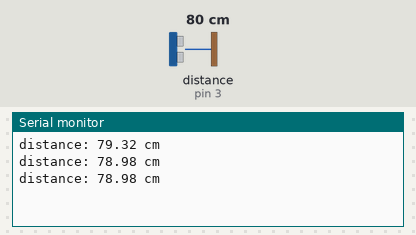
Bench run of a sketch on a simulated Arduino Uno, built with avr-gcc and run on an emulated ATmega328P. On the bench: the last lines printed to the serial monitor. Wiring (inferred from the names in the program): ultrasonic range finder: trigger pin 2; echo pin 3. The inputs (shaded band) are chosen by the test bench; at power-on: distance to the obstacle (sensor on pin 3) 80 cm. The echo pulse lasts 58.3 µs per cm.

Above: at 1.3 s.
1.4 s: distance to the obstacle (sensor on pin 3) set to 2 cm
At 1.9 s:
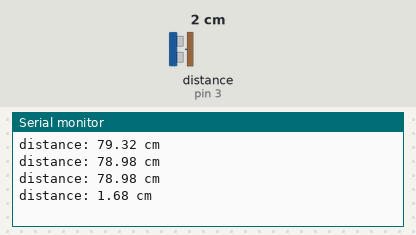
2.9 s: distance to the obstacle (sensor on pin 3) set to 4 cm
At 3.4 s:
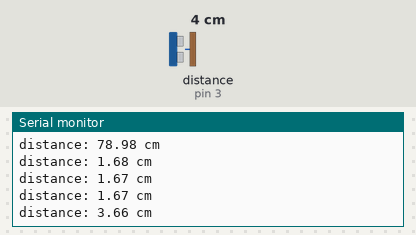
Timing chart, 0 to 5.9 s (numbered marks = the images above; inputs shaded):
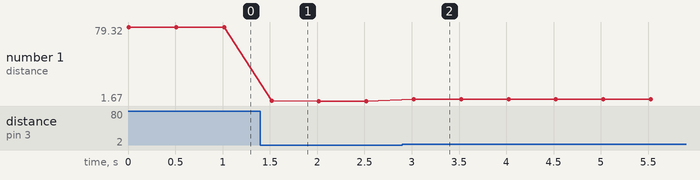

The sketch:

Ultrasonic.ino
```cpp
/*
Project: IoT Made Easy
Author: Mukesh Sankhla
Website: https://www.makerbrains.com
GitHub: https://github.com/MukeshSankhla
Social Media: Instagram @mukesh.diy
*/

int trigPin = 2;    // TRIG pin
int echoPin = 3;    // ECHO pin

float duration_us, distance_cm;

void setup() {
  // begin serial port
  Serial.begin (9600);

  // configure the trigger pin to output mode
  pinMode(trigPin, OUTPUT);
  // configure the echo pin to input mode
  pinMode(echoPin, INPUT);
}

void loop() {
  // generate 10-microsecond pulse to TRIG pin
  digitalWrite(trigPin, HIGH);
  delayMicroseconds(10);
  digitalWrite(trigPin, LOW);

  // measure duration of pulse from ECHO pin
  duration_us = pulseIn(echoPin, HIGH);

  // calculate the distance
  distance_cm = 0.017 * duration_us;

  // print the value to Serial Monitor
  Serial.print("distance: ");
  Serial.print(distance_cm);
  Serial.println(" cm");

  delay(500);
}
```

Measured:
- after the input at 1.4 s, the serial monitor: prints a new line after 0.12 s (image 1)
- after the input at 2.9 s, the serial monitor: prints a new line after 0.12 s (image 2)
- plotted number 1: 78.98 → 1.67 after the input at 1.4 s, 1.67 → 3.66 after the input at 2.9 s
